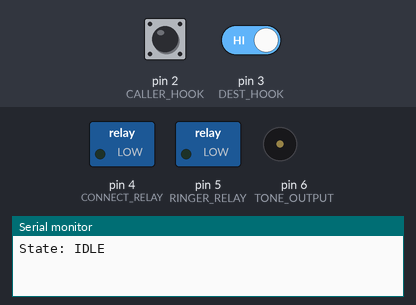
This program was run on a simulated Arduino Uno, built with avr-gcc and run on an emulated ATmega328P. Shown: switched loads named in the program (green lamp = pin HIGH), buzzer (waves = sounding), the last lines printed to the serial monitor. The test bench sets the inputs (shaded band); at power-on: pin 2 (CALLER_HOOK) HIGH, pin 3 (DEST_HOOK) HIGH.

Above: at 1.2 s.
1.3 s: pin 2 (CALLER_HOOK) pulled LOW for 3.2 s
At 2.0 s:
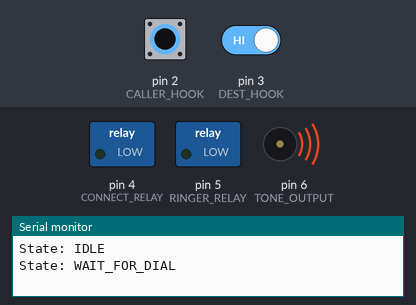
At 4.6 s:
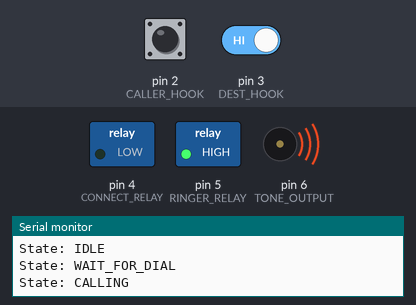
6.3 s: pin 2 (CALLER_HOOK) driven LOW and pin 3 (DEST_HOOK) driven LOW
At 6.72 s:
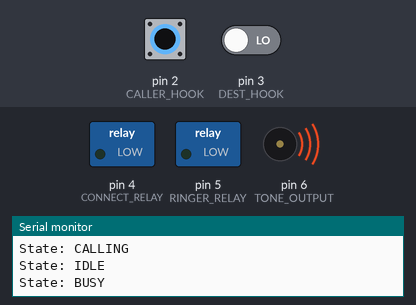
Timing chart, 0 to 15.3 s (numbered marks = the images above; inputs shaded):
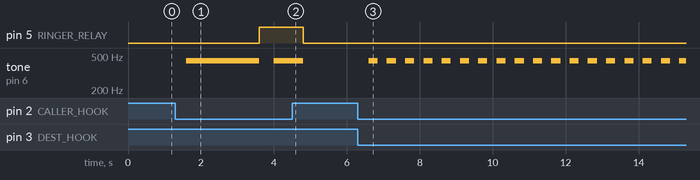

Measured:
- after the input at 1.3 s, pin 5 (RINGER_RELAY): LOW → HIGH after 2.3 s, → LOW 1.2 s later; tone on pin 6 (TONE_OUTPUT): silent → 440 Hz after 0.30 s, → silent 2.0 s later, → 440 Hz 0.40 s later, → silent 0.80 s later
- after the input at 6.3 s, tone on pin 6 (TONE_OUTPUT): alternates 440 Hz for 0.25 s and silent for 0.25 s, starting after 0.30 s

The program:

main.cpp
```cpp
#include <Arduino.h>

#define CALLER_HOOK 2
#define DEST_HOOK 3
#define CONNECT_RELAY 4
#define RINGER_RELAY 5
#define TONE_OUTPUT 6

#define TONE_FREQUENCY (440)

void caller_hook_isr();
void dest_hook_isr();

unsigned long caller_hook_last_transition = 0;
unsigned long dest_hook_last_transition = 0;
auto caller_off_hook = false;
auto dest_off_hook = false;
typedef enum
{
  UNINITIALIZED,
  IDLE,
  BUSY,
  WAIT_FOR_DIAL,
  CALLING,
  CONNECTED
} State;

State state = UNINITIALIZED;
String state_to_string(State s);

void setup()
{
  Serial.begin(9600);
  pinMode(CALLER_HOOK, INPUT_PULLUP);
  pinMode(DEST_HOOK, INPUT_PULLUP);
  pinMode(CONNECT_RELAY, OUTPUT);
  pinMode(RINGER_RELAY, OUTPUT);
  attachInterrupt(digitalPinToInterrupt(CALLER_HOOK), caller_hook_isr, CHANGE);
  attachInterrupt(digitalPinToInterrupt(DEST_HOOK), dest_hook_isr, CHANGE);
}

void loop()
{
  static State last_state = UNINITIALIZED;
  static unsigned long last_state_change = 0;
  static unsigned long last_tone_change = 0;
  static unsigned long last_ringer_change = 0;

  if (millis() - caller_hook_last_transition > 300)
  {
    caller_off_hook = !digitalRead(CALLER_HOOK);
  }

  if (millis() - dest_hook_last_transition > 300)
  {
    dest_off_hook = !digitalRead(DEST_HOOK);
  }

  switch (state)
  {
  case UNINITIALIZED:
    state = IDLE;
  case IDLE:
    if (caller_off_hook && dest_off_hook)
    {
      state = BUSY;
    }
    else if (caller_off_hook && !dest_off_hook)
    {
      state = WAIT_FOR_DIAL;
    }
    break;

  case BUSY:
    if (!caller_off_hook && !dest_off_hook)
    {
      state = IDLE;
    }
    break;

    // "autodial" after 2s
  case WAIT_FOR_DIAL:
    if (!caller_off_hook)
    {
      state = IDLE;
    }
    if (millis() - last_state_change > 2000)
    {
      state = CALLING;
    }
    break;

  case CALLING:
    if (!caller_off_hook)
    {
      state = IDLE;
    }
    if (caller_off_hook && dest_off_hook)
    {
      state = CONNECTED;
    }
    break;

  case CONNECTED:
    if (!caller_off_hook || !dest_off_hook)
    {
      state = BUSY;
    }
  }

  if ((last_state == BUSY && state != BUSY) ||
      (last_state == CALLING && state != CALLING) ||
      (last_state == WAIT_FOR_DIAL && state != WAIT_FOR_DIAL))
  {
    noTone(TONE_OUTPUT);
    digitalWrite(RINGER_RELAY, LOW);
    last_tone_change = 0;
  }

  if (state == WAIT_FOR_DIAL && last_state != WAIT_FOR_DIAL)
  {
    tone(TONE_OUTPUT, TONE_FREQUENCY, 5000);
  }

  if (state == BUSY)
  {
    if (millis() - last_tone_change > 500)
    {
      noTone(TONE_OUTPUT);
      tone(TONE_OUTPUT, TONE_FREQUENCY, 250);
      last_tone_change = millis();
    }
  }

  if (state == CALLING)
  {
    if (millis() - last_tone_change > 4000)
    {
      noTone(TONE_OUTPUT);
      tone(TONE_OUTPUT, TONE_FREQUENCY, 1500);
      last_tone_change = millis();
    }
    if (millis() - last_ringer_change > 2000)
    {
      digitalWrite(RINGER_RELAY, !digitalRead(RINGER_RELAY));
      last_ringer_change = millis();
    }
  }

  if (state == CONNECTED)
  {
    digitalWrite(RINGER_RELAY, LOW);
    digitalWrite(CONNECT_RELAY, HIGH);
  }
  else
  {
    digitalWrite(CONNECT_RELAY, LOW);
  }

  if (last_state != state)
  {
    last_state = state;
    last_state_change = millis();
    Serial.print("State: ");
    String n = state_to_string(state);
    Serial.println(n);
  }
}

void caller_hook_isr()
{
  caller_hook_last_transition = millis();
}

void dest_hook_isr()
{
  dest_hook_last_transition = millis();
}

String state_to_string(State s)
{
  switch (s)
  {
  case UNINITIALIZED:
    return "UNINITIALIZED";
  case IDLE:
    return "IDLE";
  case BUSY:
    return "BUSY";
  case WAIT_FOR_DIAL:
    return "WAIT_FOR_DIAL";
  case CALLING:
    return "CALLING";
  case CONNECTED:
    return "CONNECTED";
  }
}
```
